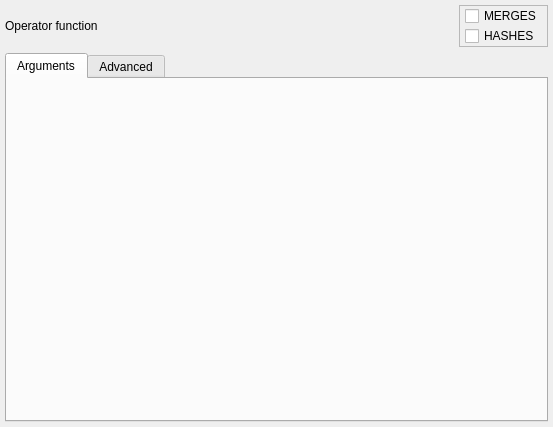
<?xml version="1.0" encoding="UTF-8"?>
<ui version="4.0">
 <class>OperatorWidget</class>
 <widget class="QWidget" name="OperatorWidget">
  <property name="geometry">
   <rect>
    <x>0</x>
    <y>0</y>
    <width>553</width>
    <height>427</height>
   </rect>
  </property>
  <layout class="QVBoxLayout" name="verticalLayout_3">
   <property name="leftMargin">
    <number>5</number>
   </property>
   <property name="topMargin">
    <number>5</number>
   </property>
   <property name="rightMargin">
    <number>5</number>
   </property>
   <property name="bottomMargin">
    <number>5</number>
   </property>
   <item>
    <widget class="QWidget" name="func_opts_wgt" native="true">
     <layout class="QHBoxLayout" name="func_opts_lt">
      <property name="leftMargin">
       <number>0</number>
      </property>
      <property name="topMargin">
       <number>0</number>
      </property>
      <property name="rightMargin">
       <number>0</number>
      </property>
      <property name="bottomMargin">
       <number>0</number>
      </property>
      <item>
       <layout class="QVBoxLayout" name="op_func_lt">
        <item>
         <widget class="QLabel" name="operator_func_lbl">
          <property name="text">
           <string>Operator function</string>
          </property>
         </widget>
        </item>
       </layout>
      </item>
      <item>
       <widget class="QFrame" name="option_frm">
        <property name="sizePolicy">
         <sizepolicy hsizetype="Fixed" vsizetype="Fixed">
          <horstretch>0</horstretch>
          <verstretch>0</verstretch>
         </sizepolicy>
        </property>
        <property name="frameShape">
         <enum>QFrame::Shape::StyledPanel</enum>
        </property>
        <property name="frameShadow">
         <enum>QFrame::Shadow::Raised</enum>
        </property>
        <layout class="QVBoxLayout" name="verticalLayout_2">
         <property name="spacing">
          <number>0</number>
         </property>
         <property name="leftMargin">
          <number>5</number>
         </property>
         <property name="topMargin">
          <number>0</number>
         </property>
         <property name="rightMargin">
          <number>5</number>
         </property>
         <property name="bottomMargin">
          <number>0</number>
         </property>
         <item>
          <widget class="QCheckBox" name="merges_chk">
           <property name="text">
            <string>MERGES</string>
           </property>
          </widget>
         </item>
         <item>
          <widget class="QCheckBox" name="hashes_chk">
           <property name="text">
            <string>HASHES</string>
           </property>
          </widget>
         </item>
        </layout>
       </widget>
      </item>
     </layout>
    </widget>
   </item>
   <item>
    <widget class="QTabWidget" name="attributes_twg">
     <property name="currentIndex">
      <number>0</number>
     </property>
     <property name="iconSize">
      <size>
       <width>22</width>
       <height>22</height>
      </size>
     </property>
     <widget class="QWidget" name="arguments_tab">
      <attribute name="icon">
       <iconset resource="../../res/resources.qrc">
        <normaloff>:/icons/icons/usertype.png</normaloff>:/icons/icons/usertype.png</iconset>
      </attribute>
      <attribute name="title">
       <string>Arguments</string>
      </attribute>
     </widget>
     <widget class="QWidget" name="funcs_opers_tab">
      <attribute name="icon">
       <iconset resource="../../res/resources.qrc">
        <normaloff>:/icons/icons/moreactions.png</normaloff>:/icons/icons/moreactions.png</iconset>
      </attribute>
      <attribute name="title">
       <string>Advanced</string>
      </attribute>
      <layout class="QVBoxLayout" name="verticalLayout">
       <property name="leftMargin">
        <number>5</number>
       </property>
       <property name="topMargin">
        <number>5</number>
       </property>
       <property name="rightMargin">
        <number>5</number>
       </property>
       <property name="bottomMargin">
        <number>5</number>
       </property>
       <item>
        <layout class="QVBoxLayout" name="join_lt">
         <item>
          <widget class="QLabel" name="join_func_lbl">
           <property name="text">
            <string>Join function</string>
           </property>
          </widget>
         </item>
        </layout>
       </item>
       <item>
        <layout class="QVBoxLayout" name="restriction_lt">
         <item>
          <widget class="QLabel" name="restrict_func_lbl">
           <property name="text">
            <string>Restriction function</string>
           </property>
          </widget>
         </item>
        </layout>
       </item>
       <item>
        <layout class="QVBoxLayout" name="commutator_lt">
         <item>
          <widget class="QLabel" name="commutator_op_lbl">
           <property name="text">
            <string>Commutator operator</string>
           </property>
          </widget>
         </item>
        </layout>
       </item>
       <item>
        <layout class="QVBoxLayout" name="negator_lt">
         <item>
          <widget class="QLabel" name="negator_op_lbl">
           <property name="text">
            <string>Negator operator</string>
           </property>
          </widget>
         </item>
        </layout>
       </item>
       <item>
        <spacer name="verticalSpacer">
         <property name="orientation">
          <enum>Qt::Orientation::Vertical</enum>
         </property>
         <property name="sizeHint" stdset="0">
          <size>
           <width>20</width>
           <height>193</height>
          </size>
         </property>
        </spacer>
       </item>
      </layout>
     </widget>
    </widget>
   </item>
  </layout>
 </widget>
 <resources>
  <include location="../../res/resources.qrc"/>
 </resources>
 <connections/>
</ui>
